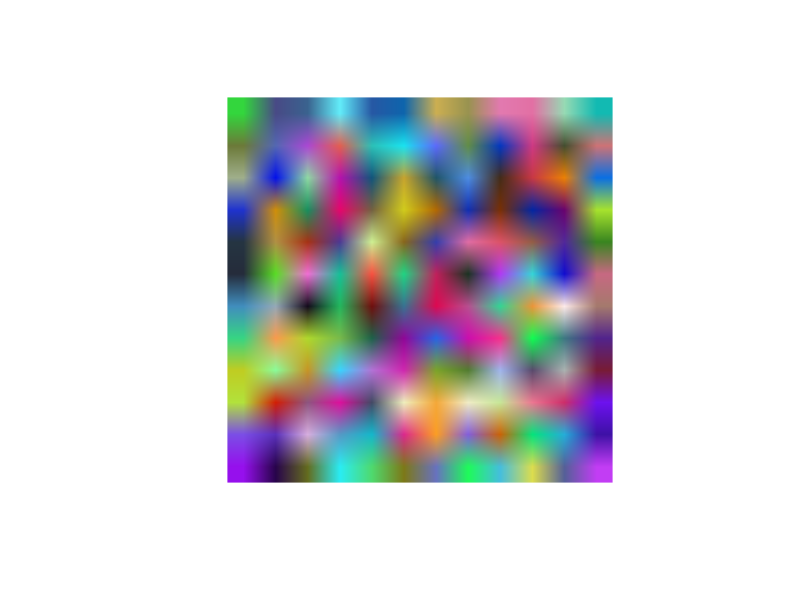

This figure's R source:
## ---- chunk 1
knitr::opts_chunk$set(fig.width = 10, fig.height = 5,
                      comment = NA, cache = TRUE) 
options(rt.theme = "lightgrid")
options(rt.fit.theme = "lightgrid")
## ---- chunk 2
old.hooks <- fansi::set_knit_hooks(knitr::knit_hooks)
options(crayon.enabled = TRUE)
## ---- chunk 3
(x1 <- c(1, 3, 5, 7))
class(x1)
typeof(x1)
## ---- chunk 4
(x2 <- 1:10)
(x3 <- rnorm(10))
(x4 <- seq(0, 1, .1))
seq(10)
(x5 <- sample(seq(100), 20))
## ---- chunk 5
seq(1, 10, .5)
## ---- chunk 6
(seq(12))
(seq_len(12))
## ---- chunk 7
seq_along(iris)
1:ncol(iris)
## ---- chunk 8
seq(-5, 12, length.out = 11)
## ---- chunk 9
x <- vector(length = 10)
x <- vector("numeric", 10)
x <- vector("list", 10)
## ---- chunk 10
x <- matrix(sample(seq(1000), 30), nrow = 10, ncol = 3)
x
class(x)
## ---- chunk 11
x <- matrix(1:20, nrow = 10, ncol = 2, byrow = FALSE)
x
## ---- chunk 12
x <- matrix(1:20, nrow = 10, ncol = 2, byrow = TRUE)
x
## ---- chunk 13
(x <- matrix(NA, nrow = 6, ncol = 4))
(x <- matrix(0, nrow = 6, ncol = 4))
## ---- chunk 14
x <- cbind(1:10, 11:20, 41:50)
x
## ---- chunk 15
x <- rbind(1:10, 11:20, 41:50)
x
## ---- chunk 16
x <- list(one = 1:4,
          two = sample(seq(0, 100, .1), 10),
          three = c("mango", "banana", "tangerine"),
          four = median)
class(x)
str(x)
## ---- chunk 17
x <- vector("list", 4)
x
## ---- chunk 18
x <- data.frame(Feat_1 = 1:5,
                Feat_2 = rnorm(5),
                Feat_3 = paste0("rnd_", sample(seq(100), 5)))
x
class(x)
str(x)
class(x$Feat_1)
## ---- chunk 19
mat <- matrix(1:100, 10)
length(mat)
df <- as.data.frame(mat)
length(df)
## ---- chunk 20
x <- 1:10
xa <- array(1:10, dim = 10)
class(x)
is.vector(x)
class(xa)
is.vector(xa)
## ---- chunk 21
x <- array(1:40, dim = c(10, 4))
class(x)
dim(x)
## ---- chunk 22
x <- array(sample(1:255, 432, TRUE), dim = c(12, 12, 3))
class(x)
## ---- chunk 23
x <- array(sample(1:255, 432, TRUE), dim = c(12, 12, 3))
par("pty")
par(pty = "s")
plot(NULL, NULL,
     xlim = c(0, 100), ylim = c(0, 100),
     axes = F, ann = F, pty = "s")
rasterImage(x/255, 0, 0, 100, 100)
## ---- chunk 24
n4 <- array(sample(1:255, 600, TRUE), dim = c(10, 4, 3, 5))
## ---- chunk 25
(x <- factor(c("a", "b", "c", "d", "a", "a", "d", "c")))
## ---- chunk 26
str(x)
## ---- chunk 27
(x <- factor(c("alpha", "alpha", "beta", "delta", "delta")))
table(x)
(x <- factor(c("alpha", "alpha", "beta", "delta", "delta"),
            levels = c("alpha", "beta", "gamma", "delta")))
class(x)
table(x)
## ---- chunk 28
levels(x)
## ---- chunk 29
xe <- x
levels(xe) <- c("a", "b", "c", "d")
xe
## ---- chunk 30
xr <- factor(as.character(x), levels = c("delta", "gamma", "beta", "alpha"))
xr
## ---- chunk 31
x <- factor(c("low", "low", "high", "low", "mid", 
              "mid", "high", "low", "high", "mid"),
            levels = c("low", "mid", "high"),
            ordered = TRUE)
x
class(x)
## ---- chunk 32
attributes(iris)
## ---- chunk 33
(x <- c(1:10))
attr(x, "name") <- "Very special vector"
## ---- chunk 34
x
## ---- chunk 35
str(x)
## ---- chunk 36
x <- rnorm(10)
names(x)
names(x) <- paste0("Value", seq(x))
x
## ---- chunk 37
x <- matrix(1:15, 5)
colnames(x)
rownames(x)
colnames(x) <- paste0("Feature", seq(3))
rownames(x) <- paste0("Case", seq(5))
x
## ---- chunk 38
x <- list(HospitalName = "CaliforniaGeneral",
          ParticipatingDepartments = c("Neurology", "Psychiatry", "Neurosurgery"),
          PatientIDs = 1001:1253)
names(x)
## ---- chunk 39
names(x) <- c("Hospital", "Departments", "PIDs")
x
## ---- chunk 40
colnames(iris)
names(iris)
